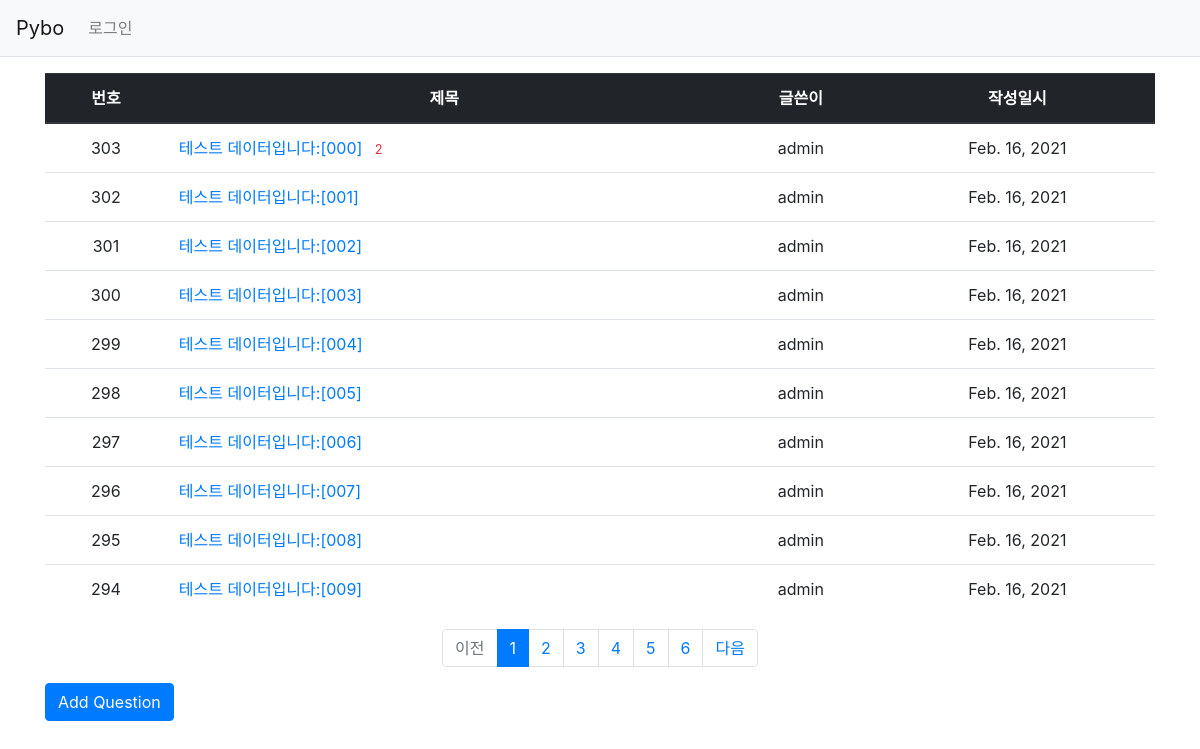
Before: / with the older database file.
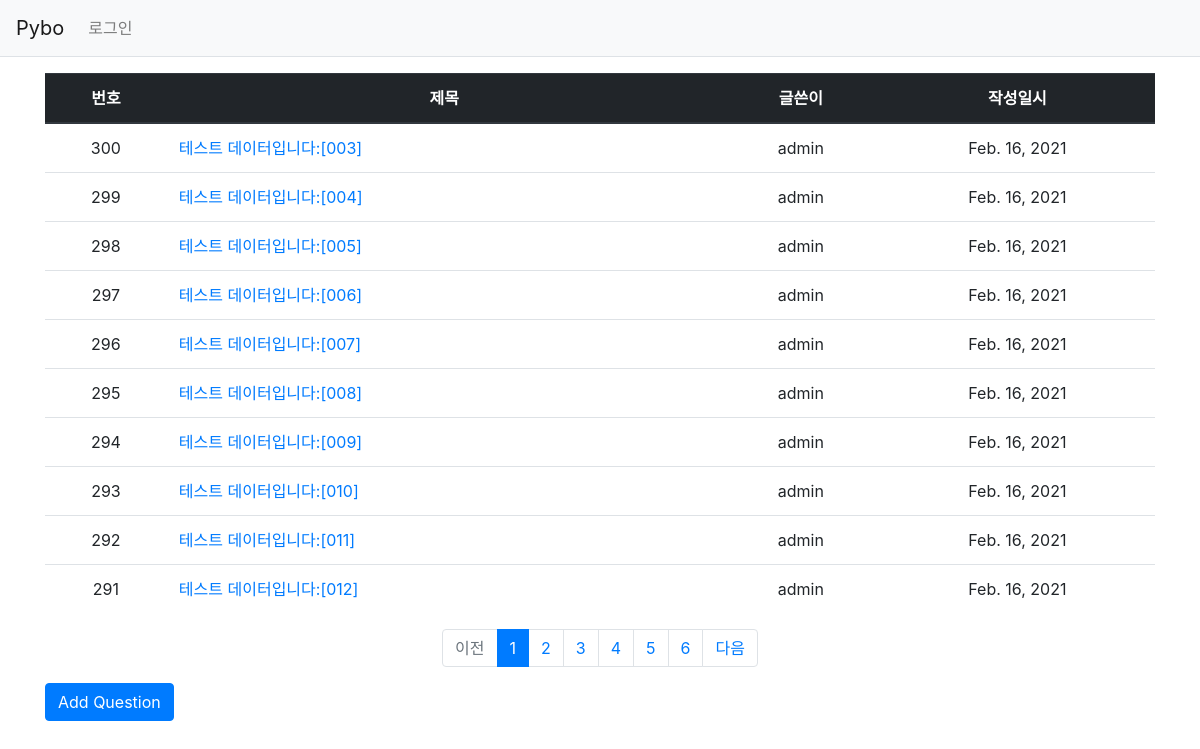
After: the same page with the newer database file.
### pybo/models.py (models this page shows, shortened)
class Question(models.Model):
  author = models.ForeignKey(User, on_delete=models.CASCADE)
  subject = models.CharField(max_length=200)
  content = models.TextField()
  create_date = models.DateField()
  modify_date = models.DateTimeField(null=True, blank=True)

### pybo/views.py (the view)
# urls.py: path('', views.index, name='index'), # / 페이지에 해당하는 urlpatterns
def index(request):
  page = request.GET.get('page', '1')
  question_list = Question.objects.order_by('-create_date')
  paginator = Paginator(question_list, 10)
  page_obj = paginator.get_page(page)
  context = {'question_list': page_obj}
  return render(request, 'pybo/question_list.html', context)

### pybo/templatetags/pybo_filter.py (called while the page is built)
@register.filter
def sub(value, arg):
  return value - arg

### templates/pybo/question_list.html
{% extends 'base.html' %}
{% load pybo_filter %}
{% block content %}
<div class="container my-3">
  <table class="table">
    <thead>
      <tr class="text-center thead-dark">
        <th>번호</th>
        <th style="width:50%">제목</th>
        <th>글쓴이</th>
        <th>작성일시</th>
      </tr>
    </thead>
    <tbody>
      {% if question_list %}
      {% for question in question_list %}
      <tr class="text-center">
        <td>{{ question_list.paginator.count|sub:question_list.start_index|sub:forloop.counter0|add:1 }}</td>
        <td class="text-left">
          <a href="{% url 'pybo:detail' question.id %}">
            {{ question.subject }}
            {% if question.answer_set.count > 0 %}
            <span class="text-danger small ml-2">
              {{ question.answer_set.count }}
            </span>
            {% endif %}
          </a>
        </td>
        <td>{{ question.author.username }}</td>
        <td>
          {{ question.create_date }}
        </td>
      </tr>
      {% endfor %}
      {% else %}
      <tr>
        <td colspan="3">No question</td>
      </tr>
      {% endif %}
    </tbody>
  </table>
  <ul class="pagination justify-content-center">
    {% if question_list.has_previous %}
      <li class="page-item">
        <a class="page-link" href="?page={{ question_list.previous_page_number }}">이전</a>
      </li>
    {% else %}
      <li class="page-item disabled">
        <a class="page-link" tabindex="-1" aria-disabled="true" href="#">이전</a>
      </li>
    {% endif %}
    {% for page_number in question_list.paginator.page_range %}
      {% if page_number >= question_list.number|add:-5 and page_number <= question_list.number|add:5 %}
        {% if page_number == question_list.number %}
          <li class="page-item active" aria-current="page">
            <a class="page-link" href="?page={{ page_number }}">{{ page_number }}</a>
          </li>
        {% else %}
          <li class="page-item">
            <a class="page-link" href="?page={{ page_number }}">{{ page_number }}</a>
          </li>
        {% endif %}
      {% endif %}
    {% endfor %}
    {% if question_list.has_next %}
      <li class="page-item">
        <a class="page-link" href="?page={{ question_list.next_page_number }}">다음</a>
      </li>
    {% else %}
      <li class="page-item disabled">
        <a class="page-link" tabindex="-1" aria-disabled="true" href="#">다음</a>
      </li>
    {% endif %}
  </ul>
  <a href="{% url 'pybo:question_create' %}" class="btn btn-primary">
  Add Question
  </a>
</div>
{% endblock %}

### templates/base.html (shortened to what this page needs)
{% load static %}
<!doctype html>
<html lang="ko">
<head>
    <link rel="stylesheet" href="https://maxcdn.bootstrapcdn.com/bootstrap/4.0.0/css/bootstrap.min.css">
    <link rel="stylesheet" type="text/css" href="{% static 'style.css' %}">
</head>
<body>
{% include 'navbar.html' %}
{% block content %}
{% endblock %}
</body>
</html>

### templates/navbar.html (shortened to what this page needs)
<nav class="navbar navbar-expand-lg navbar-light bg-light border-bottom">
  <a class="navbar-brand" href="{% url 'pybo:index' %}">Pybo</a>
  <div class="collapse navbar-collapse flex-grow-0" id="navbarNav">
    <ul class="navbar-nav">
      <li class="nav-item ">
        {% if user.is_authenticated %}
          <a class="nav-link" href="{% url 'common:logout' %}">{{ user.username }} (로그아웃)</a>
        {% else %}
          <a class="nav-link" href="{% url 'common:login' %}">로그인</a>
        {% endif %}
      </li>
    </ul>
  </div>
</nav>

Changed rows visible on the page:
removed Question: paginator.count|sub "303", subject "테스트 데이터입니다:[000]", answer_set.count "2", author.username "admin", create_date "Feb. 16, 2021"
removed Question: paginator.count|sub "302", subject "테스트 데이터입니다:[001]", author.username "admin", create_date "Feb. 16, 2021"
removed Question: paginator.count|sub "301", subject "테스트 데이터입니다:[002]", author.username "admin", create_date "Feb. 16, 2021"
now on this page (row unchanged): Question: paginator.count|sub "293", subject "테스트 데이터입니다:[010]", author.username "admin", create_date "Feb. 16, 2021"
now on this page (row unchanged): Question: paginator.count|sub "292", subject "테스트 데이터입니다:[011]", author.username "admin", create_date "Feb. 16, 2021"
now on this page (row unchanged): Question: paginator.count|sub "291", subject "테스트 데이터입니다:[012]", author.username "admin", create_date "Feb. 16, 2021"
